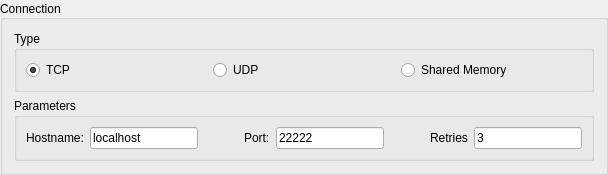
                <widget class="QGroupBox" name="groupBox_2">
                 <property name="title">
                  <string>Connection</string>
                 </property>
                 <property name="alignment">
                  <set>Qt::AlignLeading|Qt::AlignLeft|Qt::AlignVCenter</set>
                 </property>
                 <layout class="QVBoxLayout" name="verticalLayout_43">
                  <item>
                   <widget class="QGroupBox" name="groupBox_10">
                    <property name="title">
                     <string>Type</string>
                    </property>
                    <layout class="QVBoxLayout" name="verticalLayout_45">
                     <item>
                      <layout class="QHBoxLayout" name="horizontalLayout_11">
                       <item>
                        <widget class="QRadioButton" name="TCP_radioBtn">
                         <property name="text">
                          <string>TCP</string>
                         </property>
                         <property name="checked">
                          <bool>true</bool>
                         </property>
                        </widget>
                       </item>
                       <item>
                        <widget class="QRadioButton" name="UDP_radioBtn">
                         <property name="text">
                          <string>UDP</string>
                         </property>
                        </widget>
                       </item>
                       <item>
                        <widget class="QRadioButton" name="shmem_radioBtn">
                         <property name="text">
                          <string>Shared Memory</string>
                         </property>
                        </widget>
                       </item>
                      </layout>
                     </item>
                    </layout>
                   </widget>
                  </item>
                  <item>
                   <widget class="QGroupBox" name="groupBox_11">
                    <property name="title">
                     <string>Parameters</string>
                    </property>
                    <layout class="QVBoxLayout" name="verticalLayout_44">
                     <item>
                      <layout class="QHBoxLayout" name="horizontalLayout_8">
                       <item>
                        <layout class="QHBoxLayout" name="horizontalLayout_5">
                         <item>
                          <widget class="QLabel" name="label_3">
                           <property name="text">
                            <string>Hostname:</string>
                           </property>
                          </widget>
                         </item>
                         <item>
                          <widget class="QLineEdit" name="hostnameCtrl">
                           <property name="text">
                            <string>localhost</string>
                           </property>
                          </widget>
                         </item>
                        </layout>
                       </item>
                       <item>
                        <spacer name="horizontalSpacer">
                         <property name="orientation">
                          <enum>Qt::Horizontal</enum>
                         </property>
                         <property name="sizeHint" stdset="0">
                          <size>
                           <width>40</width>
                           <height>20</height>
                          </size>
                         </property>
                        </spacer>
                       </item>
                       <item>
                        <layout class="QHBoxLayout" name="horizontalLayout_6">
                         <item>
                          <widget class="QLabel" name="label_4">
                           <property name="text">
                            <string>Port:</string>
                           </property>
                          </widget>
                         </item>
                         <item>
                          <widget class="QLineEdit" name="portCtrl">
                           <property name="text">
                            <string>22222</string>
                           </property>
                          </widget>
                         </item>
                        </layout>
                       </item>
                       <item>
                        <spacer name="horizontalSpacer_2">
                         <property name="orientation">
                          <enum>Qt::Horizontal</enum>
                         </property>
                         <property name="sizeHint" stdset="0">
                          <size>
                           <width>40</width>
                           <height>20</height>
                          </size>
                         </property>
                        </spacer>
                       </item>
                       <item>
                        <layout class="QHBoxLayout" name="horizontalLayout_7">
                         <item>
                          <widget class="QLabel" name="label_5">
                           <property name="text">
                            <string>Retries</string>
                           </property>
                          </widget>
                         </item>
                         <item>
                          <widget class="QLineEdit" name="retriesCtrl">
                           <property name="text">
                            <string>3</string>
                           </property>
                          </widget>
                         </item>
                        </layout>
                       </item>
                      </layout>
                     </item>
                    </layout>
                   </widget>
                  </item>
                 </layout>
                </widget>
